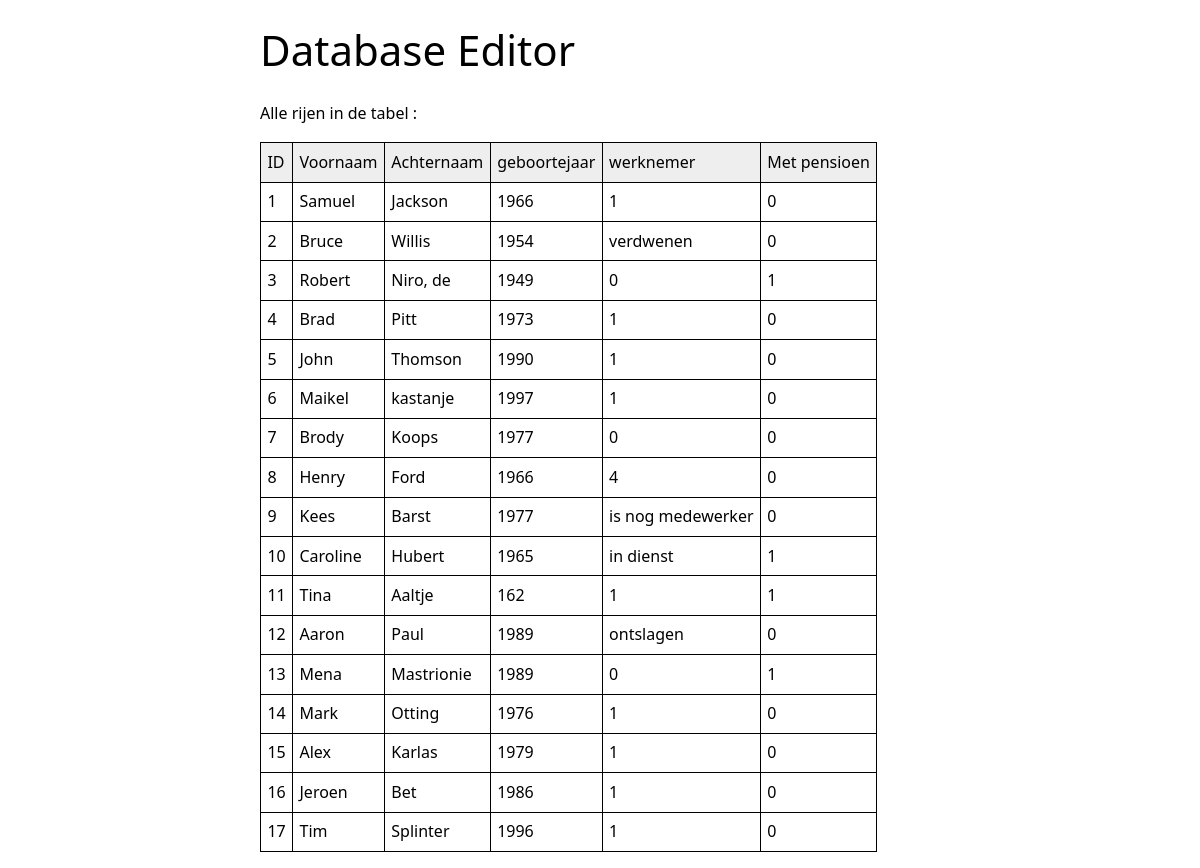
/editor/auteurs, run on the app's committed database.
### tables this page shows
CREATE TABLE `auteurs` (
  `id` integer NOT NULL
,  `voornaam` varchar(80) NOT NULL
,  `achternaam` varchar(80) NOT NULL
,  `geboortejaar` integer DEFAULT NULL
,  `medewerker` varchar(250) NOT NULL
,  `met pensioen` integer NOT NULL
);

### main.py (the view)
@app.route("/editor/auteurs", methods=('GET', 'POST'))
def editor2():
    con = sqlite3.connect(DATABASE)
    con.row_factory = sqlite3.Row
    cur = con.cursor()
    cur.execute("select * from auteurs")
    rows = cur.fetchall()
    return render_template("Auteureditor.html",rows = rows)

### main.py (called while the page is built)
@app.teardown_appcontext
def close_connection(exception):
    db = getattr(g, '_database', None)
    if db is not None:
        db.close()

@app.before_request
def before_request():
    g.user = None
    if 'user_id' in session:
        user = [x for x in users if x.id == session['user_id']][0]
        g.user = user

### templates/Auteureditor.html (shortened to what this page needs)
<!DOCTYPE html>
<html lang="en">
<head>
    <link rel="stylesheet" href="/static/basic.css" type="text/css">
</head>
<body>
<main>
    <h1>Database Editor</h1>
    <p>Alle rijen in de tabel <b>{{ table_name }}</b>:</p>
    <table>
        <thead>
            <td>ID</td>
            <td>Voornaam</td>
            <td>Achternaam</td>
            <td>geboortejaar</td>
            <td>werknemer</td>
            <td>Met pensioen</td>
        </thead>
        <tbody>
        {% for row in rows %}
        <tr>
            {% for field in row %}
            <td>{{ field }}</td>
            {% endfor %}
        </tr>
        {% endfor %}
        </tbody>
    </table>
</main>
</body>
</html>

### static/basic.css (style rules this page uses)
* { box-sizing: border-box }
:root { --sans: 1em/1.6 system-ui, -apple-system, BlinkMacSystemFont, Segoe UI, Roboto, Oxygen, Ubuntu, Cantarell, Droid Sans, Helvetica Neue, Fira Sans, sans-serif; --mono: SFMono-Regular, Consolas, 'Liberation Mono', Menlo, Courier, 'Courier New', monospace; --c1:#0074d9; --c2:#eee; --c3:#fff; --c4:#000; --c5:#fff; --m1: 8px; --rc: 8px; }
html { -ms-text-size-adjust: 100%; -webkit-text-size-adjust: 100%; }
body { margin: 0; font: var(--sans); font-weight: 400; font-style: normal; text-rendering: optimizeLegibility; -webkit-font-smoothing: antialiased; background-color: var(--c3); color: var(--c4); }
h1,h2,h3,h4,h5,h6 { margin: 0.6em 0; font-weight: normal }
h1 { font-size: 2.625em; line-height: 1.2 }
table { border-collapse: collapse; border-spacing: 0; margin:1em 0 }
th, td { text-align: left; vertical-align: top; border: 1px solid; padding: 0.4em }
thead,tfoot { background: var(--c2) }
main,footer { margin: 0 auto; width: 60%; text-align: left; padding: 0 20px; }

### data on the page
auteurs: row "1" "1" "0", voornaam "Samuel", achternaam "Jackson", geboortejaar "1966"
auteurs: row "2" "0", voornaam "Bruce", achternaam "Willis", geboortejaar "1954", medewerker "verdwenen"
auteurs: row "3" "0" "1", voornaam "Robert", achternaam "Niro, de", geboortejaar "1949"
auteurs: row "4" "1" "0", voornaam "Brad", achternaam "Pitt", geboortejaar "1973"
auteurs: row "5" "1" "0", voornaam "John", achternaam "Thomson", geboortejaar "1990"
auteurs: row "6" "1" "0", voornaam "Maikel", achternaam "kastanje", geboortejaar "1997"
auteurs: row "7" "0" "0", voornaam "Brody", achternaam "Koops", geboortejaar "1977"
auteurs: row "8" "4" "0", voornaam "Henry", achternaam "Ford", geboortejaar "1966"
auteurs: row "9" "0", voornaam "Kees", achternaam "Barst", geboortejaar "1977", medewerker "is nog medewerker"
auteurs: row "10" "1", voornaam "Caroline", achternaam "Hubert", geboortejaar "1965", medewerker "in dienst"
auteurs: row "11" "162" "1" "1", voornaam "Tina", achternaam "Aaltje"
auteurs: row "12" "0", voornaam "Aaron", achternaam "Paul", geboortejaar "1989", medewerker "ontslagen"
auteurs: row "13" "0" "1", voornaam "Mena", achternaam "Mastrionie", geboortejaar "1989"
auteurs: row "14" "1" "0", voornaam "Mark", achternaam "Otting", geboortejaar "1976"
auteurs: row "15" "1" "0", voornaam "Alex", achternaam "Karlas", geboortejaar "1979"
auteurs: row "16" "1" "0", voornaam "Jeroen", achternaam "Bet", geboortejaar "1986"
auteurs: row "17" "1" "0", voornaam "Tim", achternaam "Splinter", geboortejaar "1996"
